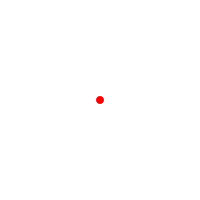
Frame 1 (no input)
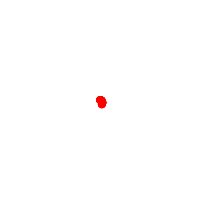
Frame 60 (the mouse pressed at the canvas centre just before this capture)
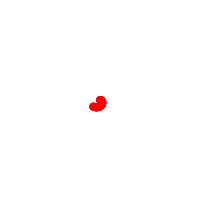
Frame 120 (the mouse held since frame 60 and released just before this capture)

The Processing sketch that drew these frames (run headless with seeded random() and noise(); from frame 60 on, the mouse is pressed at the canvas centre):

// Processing sketch: example_13_05_polar_cartesian
// ── example_13_05_polar_cartesian.pde
// A polar coordinate
Cartesian cartesiana;

void setup() {
    size(200, 200);
    background(255);
    cartesiana = new Cartesian(0, 0);
}

void draw() {
  cartesiana.display();  
}

// ── Cartesian.pde
class Cartesian {
    
float r;
float theta;

  Cartesian(float rtemp, float thetatemp) {
     r = rtemp;
     theta = thetatemp;
  }
    
    void display() {
        float x = r * cos(theta);
        float y = r * sin(theta);
        color c = color(255,0,0);
        noStroke();
        fill(c);
        ellipse(x + width/2, y + height/2, 8, 8); 
        // Increment the angle
        theta += 0.02;
        r+= 0.08;
    }
    
}
